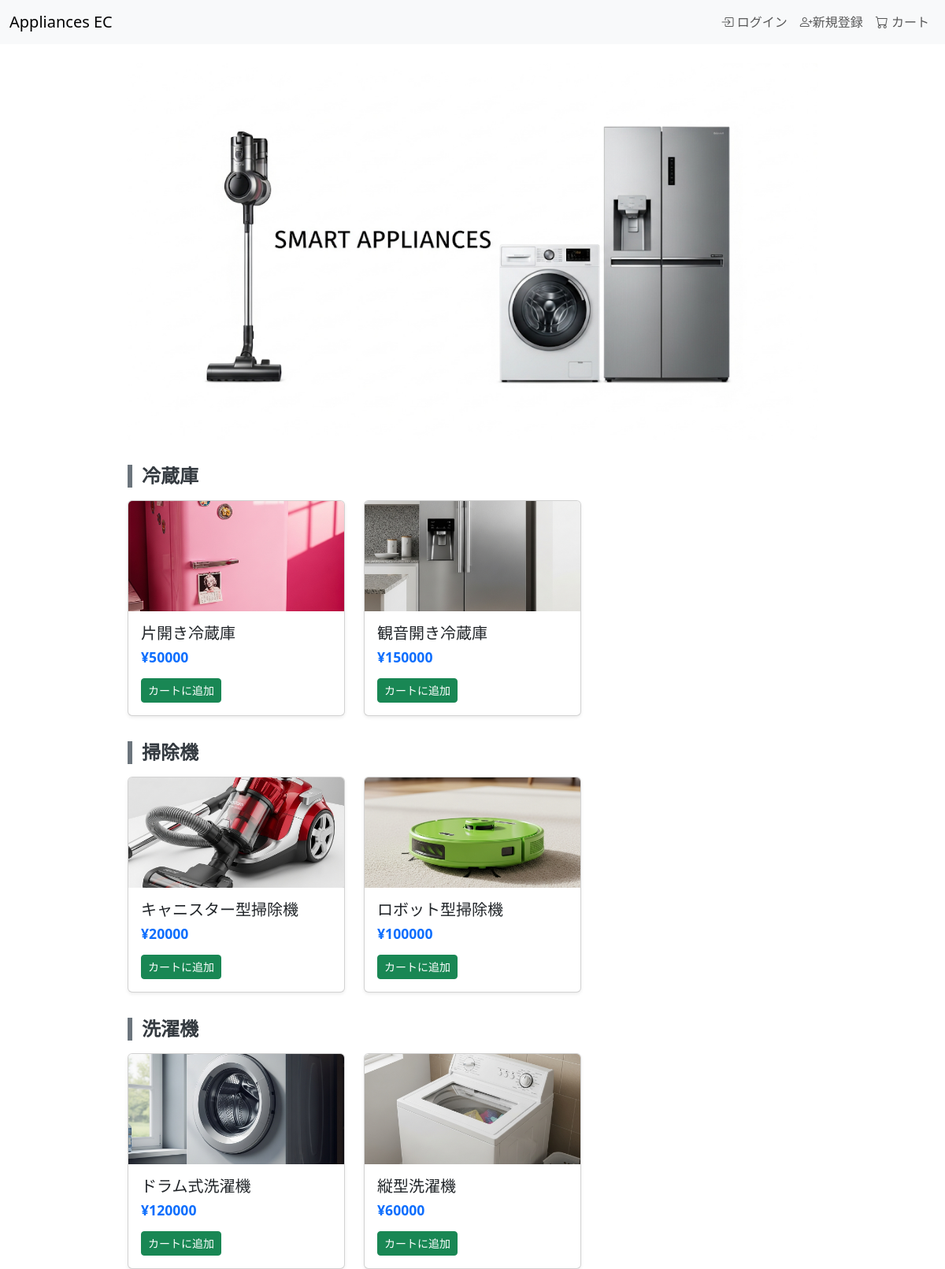
The app's page /, older data.
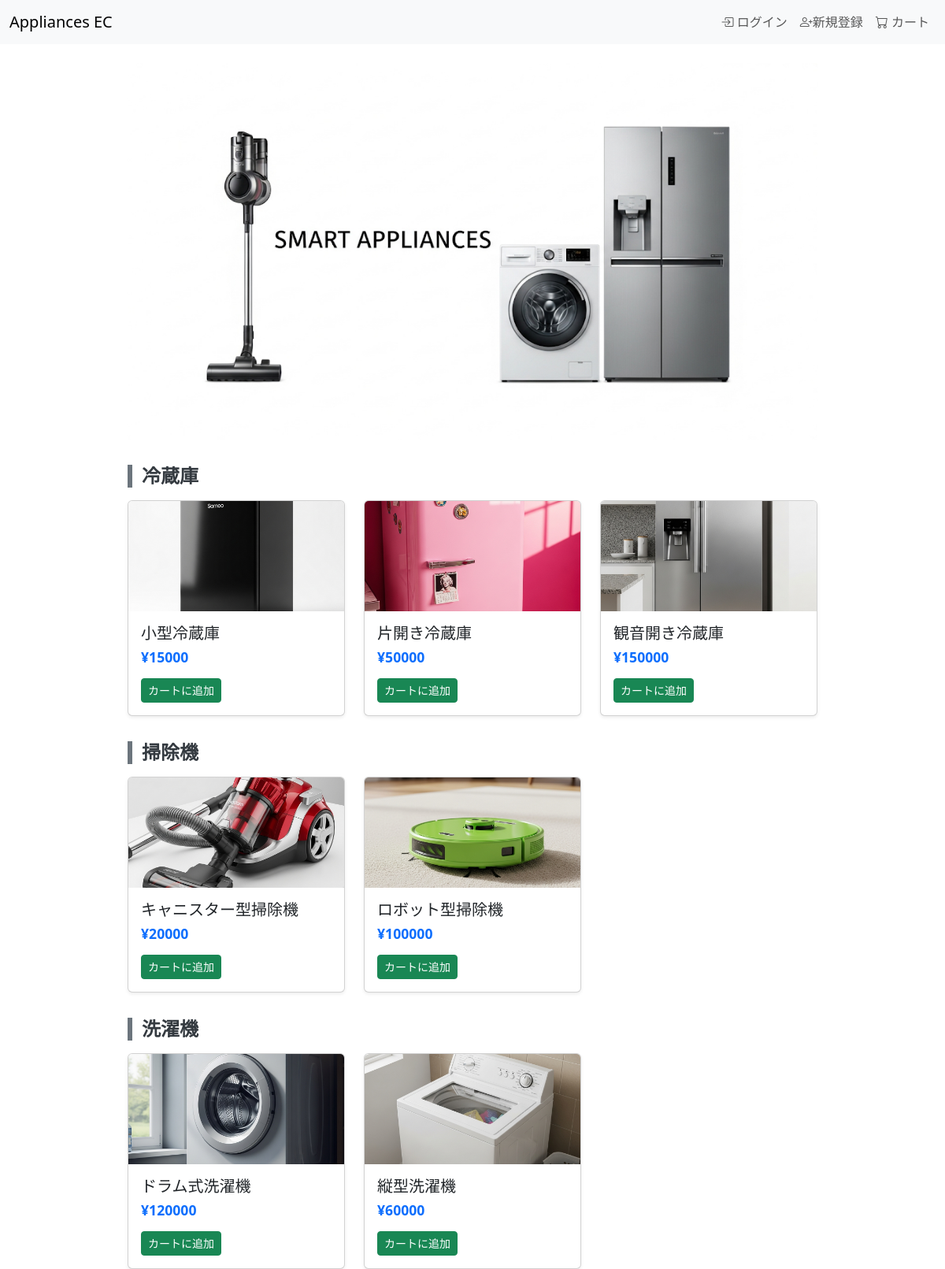
The same page, newer data.
### categories/models.py (models this page shows, shortened)
class Category(models.Model):
    name = models.CharField(max_length=100, unique=True)
    slug = models.SlugField(max_length=100, unique=True, blank=True)
    class Meta:
        verbose_name = 'category'
        verbose_name_plural = 'categories'
        ordering = ('name',) #カテゴリを名前順にソート（任意）

### products/models.py (models this page shows, shortened)
class Product(models.Model):
    category = models.ForeignKey('categories.Category', related_name='products', on_delete=models.CASCADE)
    name = models.CharField(max_length=200)
    slug = models.SlugField(max_length=200, unique=True, blank=True)
    image = models.ImageField(upload_to='products/%Y/%m/%d', blank=True)
    description = models.TextField(blank=True, null=True)
    price = models.DecimalField(max_digits=10, decimal_places=2)
    stock = models.PositiveIntegerField()
    created_at = models.DateTimeField(auto_now_add=True)
    updated_at = models.DateTimeField(auto_now=True)
    class Meta:
        ordering = ('name',) #名前でソートする
        indexes = [
            models.Index(fields=['id', 'slug']),
        ]

### products/views.py (the view)
# urls.py: path('', product_views.product_list, name='home'),
def product_list(request):
    categories = Category.objects.all()
    category_products = []
    for category in categories:
        products = Product.objects.filter(category=category)
        category_products.append((category, products))
    return render(request, 'products/product_list.html', {
        'category_products': category_products
    })

### products/templates/products/product_list.html (shortened to what this page needs)
{% extends 'base.html' %}
{% load static %}
{% block content %}
    <img src="{% static 'images/top2.png' %}" alt="トップバナー" class="img-fluid w-100 d-block">
    {% for category, products in category_products %}
        <h3 class="category-heading">{{ category.name }}</h3>
        <div class="row row-cols-1 row-cols-md-2 row-cols-lg-3 g-4">
            {% for product in products %}
                <div class="col">
                    <div class="card h-100 shadow-sm">
                        {% if product.image %}
                            <a href="{% url 'products:product_detail' product.id product.slug %}">
                                <img src="{{ product.image.url }}" class="card-img-top" alt="{{ product.name }}">
                            </a>
                        {% else %}
                            <img src="{% static 'img/no_image.png' %}" class="card-img-top" alt="画像なし">
                        {% endif %}
                        <div class="card-body d-flex flex-column">
                            <h5 class="card-title">
                                <a href="{% url 'products:product_detail' product.id product.slug %}" class="text-decoration-none text-dark">{{ product.name }}</a>
                            </h5>
                            <h4 class="card-text text-primary">¥{{ product.price|floatformat:0 }}</h4>
                            <form method="post" action="{% url 'cart:add_to_cart' product.id %}">
                                <button type="submit" class="btn btn-success btn-sm mt-2">カートに追加</button>
                            </form>
                        </div>
                    </div>
                </div>
            {% endfor %}
        </div>
    {% endfor %}
{% endblock %}

Row changes from the older to the newer data that the page shows:
added Product: image (picture), name "小型冷蔵庫", price "15000", shown under Category "冷蔵庫"
